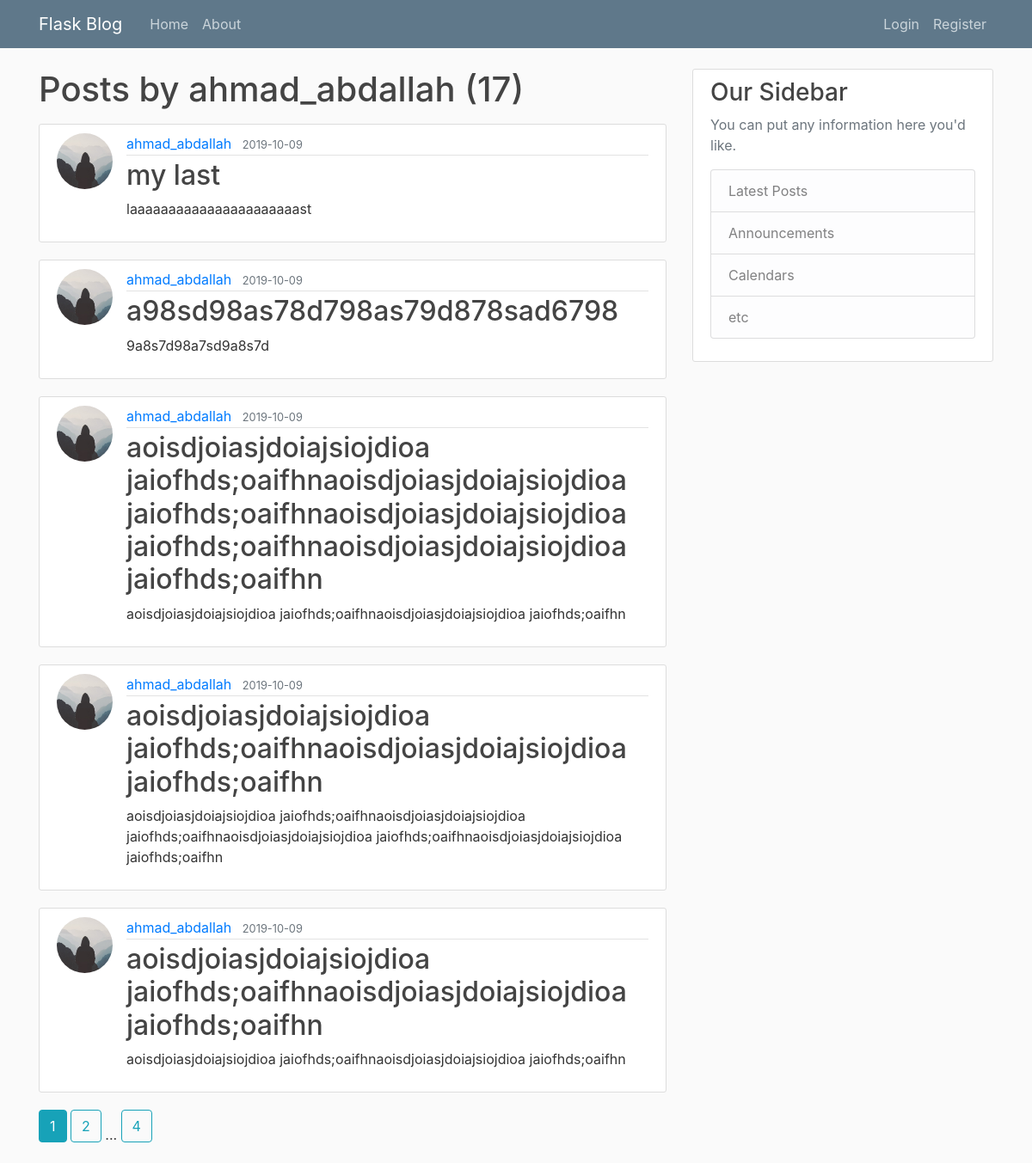
Screenshot of /user/ahmad_abdallah with the database file from the repository.
### flaskblog/models.py (models this page shows, shortened)
class User(db.Model, UserMixin):
    id = db.Column(db.Integer, primary_key=True)
    username = db.Column(db.String(20), unique=True, nullable=False)
    email = db.Column(db.String(120), unique=True, nullable=False)
    image_file = db.Column(db.String(20), nullable=False, default='default.jpg')
    password = db.Column(db.String(60), nullable=False)
    posts = db.relationship('Post', backref='author', lazy=True)

class Post(db.Model):
    id = db.Column(db.Integer, primary_key=True)
    title = db.Column(db.String(100), nullable=False)
    date_posted = db.Column(db.DateTime, nullable=False, default=datetime.utcnow)
    content = db.Column(db.Text, nullable=False)
    user_id = db.Column(db.Integer, db.ForeignKey('user.id'), nullable=False)

### flaskblog/users/routes.py (the view)
@users.route('/user/<string:username>')
def user_posts(username):
    page = request.args.get('page', 1, type=int)
    user = User.query.filter_by(username=username).first_or_404()
    posts = Post.query.filter_by(author=user)\
        .order_by(Post.date_posted.desc())\
        .paginate(page=page, per_page=5)
    return render_template('user_posts.html', posts=posts, user=user)

### flaskblog/templates/user_posts.html
{% extends "layout.html" %}
{% block content %}
    <h1 class="mb-3">Posts by {{ user.username }} ({{ posts.total }})</h1>
    {% for post in posts.items %}
        <article class="media content-section">
          <img class="rounded-circle article-img" src="{{ url_for('static', filename='profile_pics/' + post.author.image_file) }}">
          <div class="media-body">
            <div class="article-metadata">
              <a class="mr-2" href="{{ url_for('users.user_posts', username=post.author.username) }}">{{ post.author.username }}</a>
              <small class="text-muted">{{ post.date_posted.strftime('%Y-%m-%d') }}</small>
            </div>
            <h2><a class="article-title" href="{{ url_for('posts.post', post_id=post.id) }}">{{ post.title }}</a></h2>
            <p class="article-content">{{ post.content }}</p>
          </div>
        </article>
    {% endfor %}
    {% for page_num in posts.iter_pages(left_edge=1, right_edge=1, left_current=1, right_current=2) %}
      {% if page_num %}
        {% if posts.page == page_num %}
          <a class="btn btn-info mb-4" href="{{ url_for('users.user_posts', username=user.username, page=page_num) }}">{{ page_num }}</a>
        {% else %}
          <a class="btn btn-outline-info mb-4" href="{{ url_for('users.user_posts', username=user.username, page=page_num) }}">{{ page_num }}</a>
        {% endif %}
      {% else %}
        ...
      {% endif %}
    {% endfor %}
{% endblock content %}

### flaskblog/static/main.css (style rules this page uses)
body { background: #fafafa; color: #333333; margin-top: 5rem; }
h1, h2, h3, h4, h5, h6 { color: #444444; }
.content-section { background: #ffffff; padding: 10px 20px; border: 1px solid #dddddd; border-radius: 3px; margin-bottom: 20px; }
.article-title { color: #444444; }
.article-content { white-space: pre-line; }
.article-img { height: 65px; width: 65px; margin-right: 16px; }
.article-metadata { padding-bottom: 1px; margin-bottom: 4px; border-bottom: 1px solid #e3e3e3 }

### rows the page displays
User: username "ahmad_abdallah"
Post: image_file (placeholder picture), author.username "ahmad_abdallah", date_posted "2019-10-09", title "my last", content "laaaaaaaaaaaaaaaaaaaaaast"
Post: image_file (placeholder picture), author.username "ahmad_abdallah", date_posted "2019-10-09", title "a98sd98as78d798as79d878sad6798", content "9a8s7d98a7sd9a8s7d"
Post: image_file (placeholder picture), author.username "ahmad_abdallah", date_posted "2019-10-09", title "aoisdjoiasjdoiajsiojdioa jaiofhds;oaifhnaoisdjoiasjdoiajsiojdioa jaiofhds;oaifhnaoisdjoiasjdoiajsiojdioa jaiofhds;oaifhnaoisdjoiasjdoiajsiojdioa jaiofhds;oaifhn", content "aoisdjoiasjdoiajsiojdioa jaiofhds;oaifhnaoisdjoiasjdoiajsiojdioa jaiofhds;oaifhn"
Post: image_file (placeholder picture), author.username "ahmad_abdallah", date_posted "2019-10-09", title "aoisdjoiasjdoiajsiojdioa jaiofhds;oaifhnaoisdjoiasjdoiajsiojdioa jaiofhds;oaifhn", content "aoisdjoiasjdoiajsiojdioa jaiofhds;oaifhnaoisdjoiasjdoiajsiojdioa jaiofhds;oaifhnaoisdjoiasjdoiajsiojdioa jaiofhds;oaifhnaoisdjoiasjdoiajsiojdioa jaiofhds;oaifhn"
Post: image_file (placeholder picture), author.username "ahmad_abdallah", date_posted "2019-10-09", title "aoisdjoiasjdoiajsiojdioa jaiofhds;oaifhnaoisdjoiasjdoiajsiojdioa jaiofhds;oaifhn", content "aoisdjoiasjdoiajsiojdioa jaiofhds;oaifhnaoisdjoiasjdoiajsiojdioa jaiofhds;oaifhn"

### other values shown
{{ posts.total }} "17"
{{ page_num }} "1"
{{ page_num }} "2" "4"
